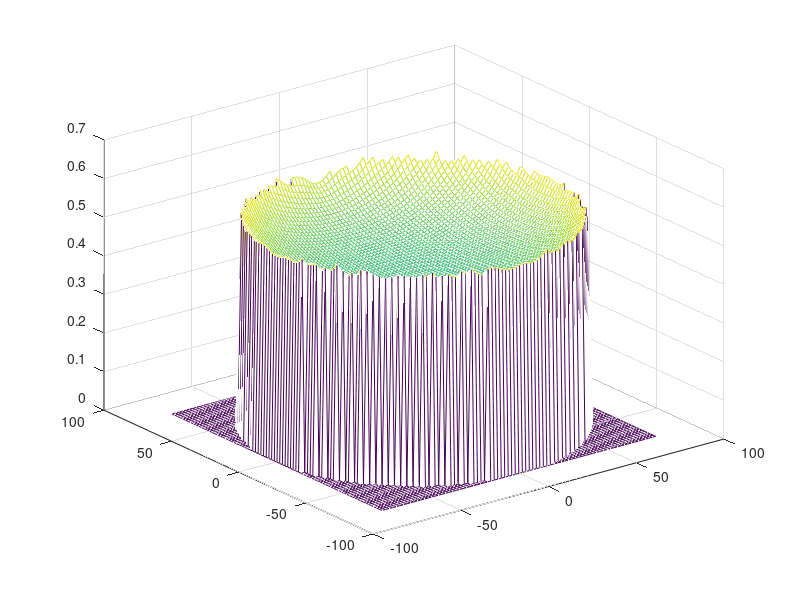

Recreate this plot in MATLAB.
# Clear all variables. Very important!
clear all;

# Clear the current figure window
clf;

# Clear the command window
clc;

# Set high accuracy on output for debugging
format long;

################################################################################
# FUNCTIONS

# n = number of LEDs
# xLED = position of each LED along the x-axis
# yLED = position of each LED along the y-axis
# r = radius of LED strip circle in mm
# h = height of the strip over reflective background sheet in mm
# theta = viewing angle when intensity of light beam is half of the value at 0°
# x = position of the point for which we want to know the intensity along the x-axis
# y = position of the point for which we want to know the intensity along the y-axis
function I = intensity(n, xLED, yLED, r, h, theta, x, y)
  if norm([x y] - [0 0]) > r
    I = 0;
    return;
  endif

  intensities = [];

  for i = 1:n
    # Vector between x, y point and LED i
    v1 = [x y 0] - [xLED(i) yLED(i) h];
    # The distance between the x, y point and LED i
    d = norm(v1);
    # The vector normal (orthogonal) to the face of the LED
    v2 = [xLED(i) yLED(i) 0];
    # The viewing angle LED i is seen by the x, y point
    # See https://www.mathworks.com/matlabcentral/answers/328240-calculate-the-3d-angle-between-two-vectors
    alpha = atan2(norm(cross(v1, v2)), dot(v1, v2));
    # Compute the intensity caused by LED i using the inverse square law, and by
    # taking into account the viewing angle since LEDs emit a directional beam of light.
    intensities(i) = (1 / norm([x y 0] - [xLED(i) yLED(i) h])) * exp(-(alpha^2/(2*theta^2)));
  endfor

  I = sum(intensities);
endfunction

################################################################################
# PARAMETERS

# Radius of LED strip circle in mm
R = 85;

# Radius of the actual light surface in mm
# This value is the inside dimension of the AT130EDT dew shield...
r = 78.5;

# Distance between two LEDs on the strip in mm
# Standard values seem to be:
#   - 16.5 mm for "standard" LED strips
#   - 4.2mm for "high density" LED strips
l = 16.5;

# Height of the strip over reflective background sheet in mm
h = 5;

# Most manufacturers use θ1/2 (the viewing angle when intensity is half of the value at 0°)
# to characterize the angular distribution of LED light beams. In our application, we will
# consider a gaussian distribution, valid for viewing angles comprised in [-90°, +90°]
# It's only a model, an approximation, but it should give us an idea of what would happen,
# and empirically, based on experience, it seems like it might work...
# The following value is completely empirical, and was not measured.
theta = 60;

################################################################################
# COMPUTE EACH LED POSITION IN X,Y COORDINATES

xLED = [];
yLED = [];

# How many LEDs fit on the circle?
n = floor(2 * pi  * R / l);

for i = 1:n
  xLED(i) = R * cos(i * l / R);
  yLED(i) = R * sin(i * l / R);
endfor

# plot (xLED, yLED, "linestyle", "none", "marker", ".");

################################################################################
# COMPUTE BRIGHTNESS OF EACH POINT
# (we use a grid where each cell measures 1mm x 1mm)

tz = [];

tx = ty = -r:2:r;

minval = Inf;
maxval = 0;

xindex = 1;
yindex = 1;

for x = tx
  yindex = 1;
  for y = ty
     val = intensity(n, xLED, yLED, r, h, theta, x, y);
     tz(xindex, yindex) = val;
     if val > 0 && val < minval
       minval = val;
     endif
     if val > maxval
       maxval = val;
     endif
     yindex++;
  endfor
  xindex++;
endfor

mesh(tx, ty, tz);

printf("Maximum intensity difference is %.1f%%\n", 100 * (maxval - minval) / maxval);
